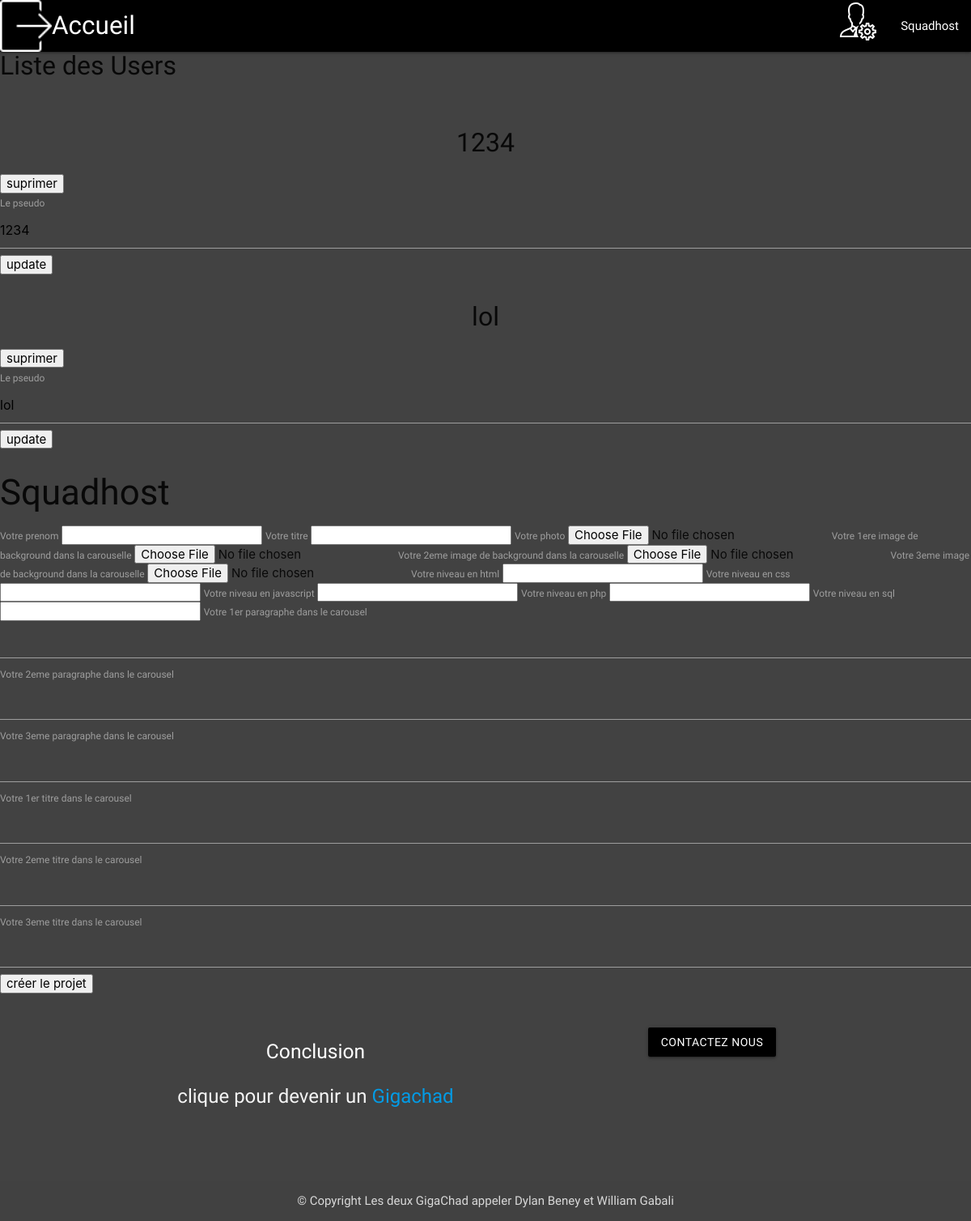
The app's page /admin.php (signed in), older data.
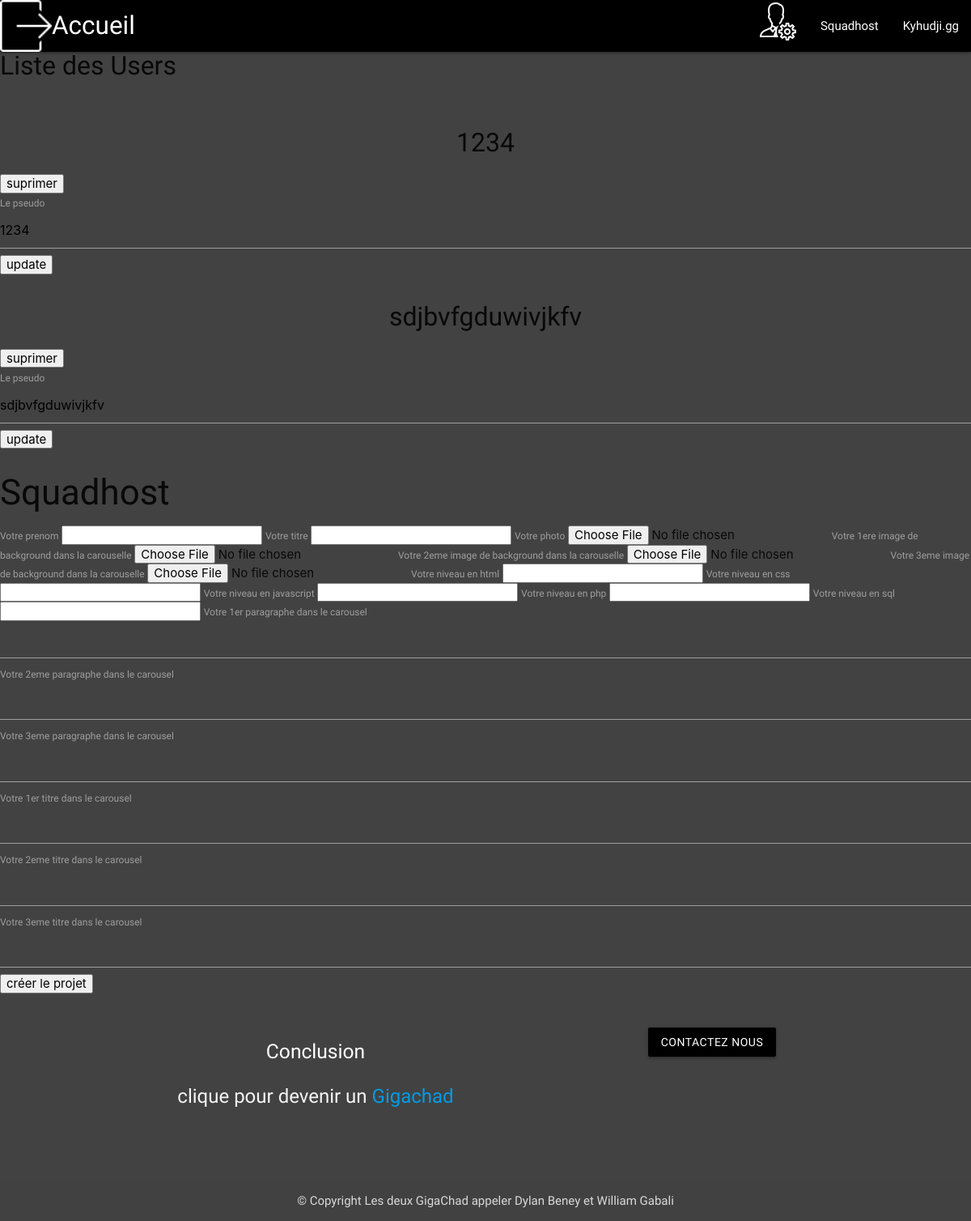
The same page, newer data.
### tables this page shows
CREATE TABLE `projets` (
  `id` int(11) NOT NULL,
  `prenom` varchar(80) NOT NULL,
  `titre` varchar(80) NOT NULL,
  `img1` varchar(500) NOT NULL,
  `img2` varchar(500) NOT NULL,
  `img3` varchar(500) NOT NULL,
  `img4` varchar(500) NOT NULL,
  `HTML` int(100) NOT NULL,
  `CSS` int(100) NOT NULL,
  `JS` int(100) NOT NULL,
  `PHP` int(100) NOT NULL,
  `SQL` int(100) NOT NULL,
  `P1` varchar(500) NOT NULL,
  `P2` varchar(500) NOT NULL,
  `P3` varchar(500) NOT NULL,
  `H2` varchar(500) NOT NULL,
  `H3` varchar(500) NOT NULL,
  `H4` varchar(500) NOT NULL
);

CREATE TABLE `user` (
  `id` int(11) NOT NULL,
  `email` varchar(80) NOT NULL,
  `password` varchar(80) NOT NULL,
  `username` varchar(80) NOT NULL,
  `admin` int(11) NOT NULL DEFAULT '0'
);

### admin.php (the view, shortened to what this page needs)
<?php require_once "menu.php"; ?>
<h1>Liste des Users</h1>
<?php
$sql = "SELECT * FROM user";
$pre = $pdo->prepare($sql);
$pre->execute();
$data = $pre->fetchAll(PDO::FETCH_ASSOC);
foreach($data as $user){
?>
<?php
$sql = "SELECT * FROM projets";
$pre = $pdo->prepare($sql);
$pre->execute();
$project = $pre->fetchAll(PDO::FETCH_ASSOC);
?>
<form method='post' action='action/delete_user.php'>
    <h2><?php echo $user['username'] ?></h2>
    <input type='submit' value='suprimer' />
    </form>
<form method='post' action='action/update_user.php'>
    <label for="#username">Le pseudo</label>
    <input id="username" type='text' name='username' value="<?php echo $user['username'] ?>">
    <input type='submit' value='update' />
</form>
<?php }?>
<h3><?php echo $project[0]['titre'] ?></h3>
<form method="post" action="action/ADD_PROJECT.php" enctype="multipart/form-data">
    <label for="#prenom">Votre prenom</label>
    <input id="prenom" type='name' name='prenom'>
    <label for="#titre">Votre titre</label>
    <input id="titre" type='title' name='titre'>
    <label for="#img1">Votre photo</label>
    <input id="img1" type='file' name='img1'>
    <label for="#img2">Votre 1ere image de background dans la carouselle</label>
    <input id="img2" type='file' name='img2'>
    <label for="#img3">Votre 2eme image de background dans la carouselle</label>
    <input id="img3" type='file' name='img3'>
    <label for="#img4">Votre 3eme image de background dans la carouselle</label>
    <input id="img4" type='file' name='img4'>
    <label for="#HTML">Votre niveau en html</label>
    <input id="HTML" type='int' name='HTML'>
    <label for="#CSS">Votre niveau en css</label>
    <input id="CSS" type='int' name='CSS'>
    <label for="#JS">Votre niveau en javascript</label>
    <input id="js" type='int' name='JS'>
    <label for="#PHP">Votre niveau en php</label>
    <input id="PHP" type='int' name='PHP'>
    <label for="#SQL">Votre niveau en sql</label>
    <input id="SQL" type='int' name='SQL'>
    <label for="#P1">Votre 1er paragraphe dans le carousel</label>
    <input id="P1" type='text' name='P1'>
    <label for="#P2">Votre 2eme paragraphe dans le carousel</label>
    <input id="P2" type='text' name='P2'>
    <label for="#P3">Votre 3eme paragraphe dans le carousel</label>
    <input id="P3" type='text' name='P3'>
    <label for="#H2">Votre 1er titre dans le carousel</label>
    <input id="H2" type='text' name='H2'>
    <label for="#H3">Votre 2eme titre dans le carousel</label>
    <input id="H3" type='text' name='H3'>
    <label for="#H4">Votre 3eme titre dans le carousel</label>
    <input id="H4" type='text' name='H4'>
    <input type='submit' value='créer le projet' />
</form>
<?php require_once "footer.php"?>

### menu.php (shortened to what this page needs)
<!DOCTYPE html>
<html lang="fr">
  <head>
    <link type="text/css" rel="stylesheet" href="css/materialize.css"  media="screen,projection">
    <link type="text/css" rel="stylesheet" href="css/style.css">
  </head>
  <body>
    <header>
      <nav>
        <div class="nav-wrapper black" >
        <?php
        require_once "cfg/config.php";
        $sql = "SELECT * FROM projets";
        $pre = $pdo->prepare($sql);
        $pre->execute();
        $project = $pre->fetchAll(PDO::FETCH_ASSOC);
        if(isset($_SESSION['user'])){
            echo "<a href='action/logout.php'><img src='img/icons8-sortie-50.png' alt='' height=100% ></a>";
        }elseif(isset($_SESSION['error'])){
            echo ($_SESSION['error']);
            unset($_SESSION['error']);
        }else{
          echo "Vous n'êtes pas connecter";
        }
        ?>
            <a href="index.php" class="brand-logo">Accueil</a>
            <ul id="nav-mobile" class="right hide-on-med-and-down">
                <?php
                if(isset($_SESSION['user'])){
                    if($_SESSION['user']['admin']==1){
                        echo "<li><a href='admin.php' text-decoration:none><img src='img/icons8-parametres-administrateur-homme-50.png'></a></li>";}}
                foreach($project as $name){ ?>
                    <li><a href="projets.php?id=<?php echo $name['id']?>"><?php echo $name['titre']?></a></li>
                <?php }?>
            </ul>
          </div>
      </nav>
    </header>

### footer.php (shortened to what this page needs)
<footer class="page-footer">
            <div class="container">
              <div class="row">
                <div class="col l6 s12">
                  <h5 class="white-text">Conclusion</h5>
                  <p class="grey-text text-lighten-4">clique pour devenir un <a href="gigachad.php">Gigachad</a></p>
                </div>
                <div class="col l4 offset-l2 s12 footer">
                    <a class="waves-effect waves-light btn modal-trigger black" href="#modal1">Contactez nous</a>
                  </div>
                </div>
              </div>
            <div class="footer-copyright">
            <div class="container">
            © Copyright Les deux GigaChad appeler Dylan Beney et William Gabali
        </div>
        </div>
      </footer>
  </body>
</html>

### css/style.css (style rules this page uses)
html { font-family: 'Modern Antiqua', cursive !important; }
body { background-color: #424242 !important; }
p { font-size: x-large !important; }
h1 { margin: 0px !important; font-size: xx-large; padding-bottom: 2%; }
body div.row { padding-top: 5%; padding-bottom: 5%; }
h2 { text-align: center; font-size: xx-large; }
div.container { text-align: center; }
footer { background-color: #424242 !important; padding: 0 !important; }

Row changes from the older to the newer data that the page shows:
added projets: titre "Kyhudji.gg"
changed user: username "lol" → "sdjbvfgduwivjkfv"
